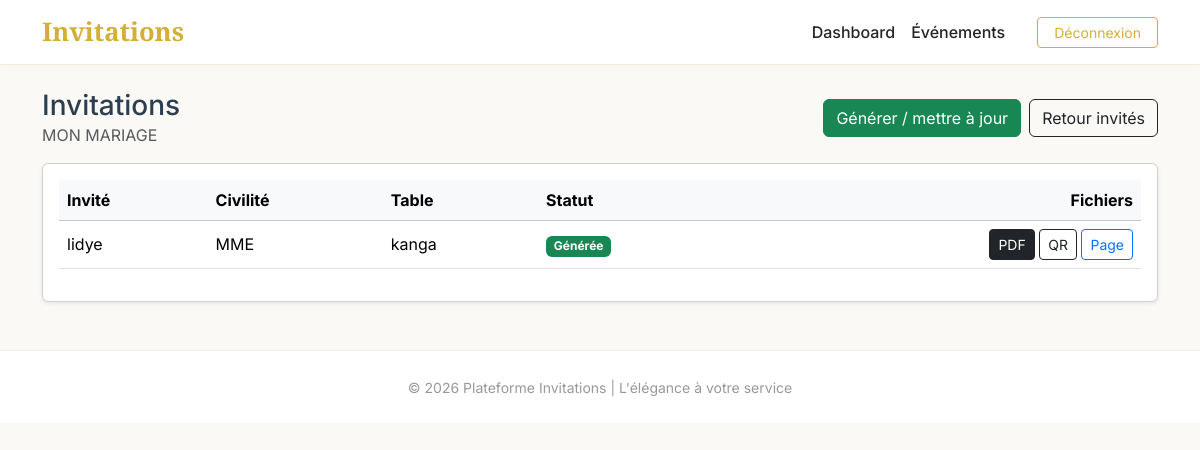
The app's page /client/events/1/invitations (signed in) with its own data.
### platform_app/models.py (models this page shows)
class Event(db.Model):
    id = db.Column(db.Integer, primary_key=True)
    user_id = db.Column(db.Integer, db.ForeignKey("user.id"), nullable=False)
    title = db.Column(db.String(255), nullable=False)  # ex: "Mon mariage"
    event_datetime = db.Column(db.DateTime, nullable=False)
    location_name = db.Column(db.String(255), nullable=False)
    address = db.Column(db.String(255), nullable=False)
    show_location = db.Column(db.Boolean, default=True)
    show_program = db.Column(db.Boolean, default=False)
    show_contacts = db.Column(db.Boolean, default=False)
    show_instructions = db.Column(db.Boolean, default=False)
    instructions = db.Column(db.Text, nullable=True)
    is_active = db.Column(db.Boolean, default=True)
    created_at = db.Column(db.DateTime, default=datetime.utcnow)
    guests = db.relationship("Guest", backref="event", lazy=True, cascade="all, delete-orphan")
    invitations = db.relationship("Invitation", backref="event", lazy=True, cascade="all, delete-orphan")

class Guest(db.Model):
    id = db.Column(db.Integer, primary_key=True)
    event_id = db.Column(db.Integer, db.ForeignKey("event.id"), nullable=False)
    civility = db.Column(db.String(10), nullable=False, default="MME")
    full_name = db.Column(db.String(255), nullable=False)
    guest_type = db.Column(db.String(20), nullable=False)
    party_size = db.Column(db.Integer, nullable=False, default=1)
    table_name = db.Column(db.String(50), nullable=True)
    phone = db.Column(db.String(50), nullable=True)
    email = db.Column(db.String(255), nullable=True)
    notes = db.Column(db.Text, nullable=True)
    created_at = db.Column(db.DateTime, default=datetime.utcnow)
    invitation = db.relationship("Invitation", backref="guest", uselist=False)

### platform_app/routes/client.py (the view)
@bp.get("/events/<int:event_id>/invitations")
@login_required
def invitations_list(event_id: int):
    _require_client()
    event = _get_client_event_or_404(event_id)
    guests = Guest.query.filter_by(event_id=event.id).order_by(Guest.created_at.desc()).all()
    base_public_url = current_app.config["BASE_PUBLIC_URL"].rstrip("/")
    return render_template(
        "client/invitations.html",
        event=event,
        guests=guests,
        base_public_url=base_public_url,
    )

### platform_app/routes/client.py (called while the page is built)
def _require_client():
    if getattr(current_user, "role", None) != "client":
        abort(403)

def _get_client_event_or_404(event_id: int) -> Event:
    event = Event.query.get_or_404(event_id)
    if event.user_id != current_user.id:
        abort(403)
    return event

### platform_app/templates/client/invitations.html (shortened to what this page needs)
{% extends "partials/_base.html" %}
{% block content %}
<div class="d-flex align-items-center justify-content-between mb-3">
  <div>
    <h3 class="mb-0">Invitations</h3>
    <div class="text-muted">{{ event.title }}</div>
  </div>
  <div class="d-flex gap-2">
    <button
      id="generateInvitationsButton"
      class="btn btn-success"
      type="button"
      data-generate-url="{{ url_for('client.invitations_generate_batch', event_id=event.id) }}"
    >
      Générer / mettre à jour
    </button>
    <a class="btn btn-outline-dark" href="{{ url_for('client.guests_list', event_id=event.id) }}">
      Retour invités
    </a>
  </div>
</div>
<div class="card shadow-sm">
  <div class="card-body">
    <div class="table-responsive">
      <table class="table table-hover align-middle">
        <thead class="table-light">
          <tr>
            <th>Invité</th>
            <th>Civilité</th>
            <th>Table</th>
            <th>Statut</th>
            <th class="text-end">Fichiers</th>
          </tr>
        </thead>
        <tbody>
          {% for guest in guests %}
            {% set inv = guest.invitation %}
            <tr>
              <td>{{ guest.full_name }}</td>
              <td>{{ guest.civility or "-" }}</td>
              <td>{{ guest.table_name or "-" }}</td>
              <td>
                {% if inv and inv.pdf_path and inv.qr_path %}
                  <span class="badge text-bg-success">Générée</span>
                {% elif inv %}
                  <span class="badge text-bg-warning">À regénérer</span>
                {% else %}
                  <span class="badge text-bg-secondary">Non générée</span>
                {% endif %}
              </td>
              <td class="text-end">
                {% if inv and inv.pdf_path and inv.qr_path %}
                  <a class="btn btn-sm btn-dark"
                     href="{{ url_for('client.invitation_download_pdf', inv_id=inv.id) }}">
                    PDF
                  </a>
                  <a class="btn btn-sm btn-outline-dark"
                     href="{{ url_for('client.invitation_download_qr', inv_id=inv.id) }}">
                    QR
                  </a>
                  <a class="btn btn-sm btn-outline-primary"
                     target="_blank"
                     href="{{ base_public_url }}/i/{{ inv.invitation_code }}">
                    Page
                  </a>
                {% else %}
                  <span class="text-muted small">
                    Clique sur “Générer / mettre à jour”
                  </span>
                {% endif %}
              </td>
            </tr>
          {% else %}
            <tr>
              <td colspan="5" class="text-muted">
                Aucun invité pour cet événement.
              </td>
            </tr>
          {% endfor %}
        </tbody>
      </table>
    </div>
  </div>
</div>
{% endblock %}

### platform_app/templates/partials/_base.html (style rules this page uses)
:root { --gold: #D4AF37; --soft-white: #FAF9F6; --dark-navy: #2C3E50; }
body { font-family: 'Inter', sans-serif; background-color: var(--soft-white); color: var(--dark-navy); display: flex; flex-direction: column; min-vh-100; }

### records on screen
Event: title "MON MARIAGE"
Guest: full_name "lidye", civility "MME", table_name "kanga"
